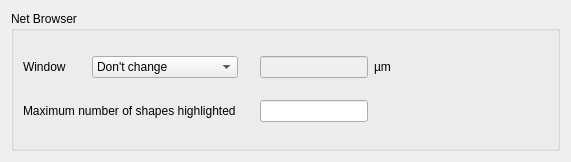
<?xml version="1.0" encoding="UTF-8"?>
<ui version="4.0">
 <class>NetlistBrowserConfigPage</class>
 <widget class="QFrame" name="NetlistBrowserConfigPage">
  <property name="geometry">
   <rect>
    <x>0</x>
    <y>0</y>
    <width>571</width>
    <height>162</height>
   </rect>
  </property>
  <property name="windowTitle">
   <string>Netlist Database Browser</string>
  </property>
  <layout class="QVBoxLayout" name="verticalLayout">
   <item>
    <widget class="QGroupBox" name="groupBox">
     <property name="title">
      <string>Net Browser</string>
     </property>
     <layout class="QGridLayout">
      <property name="leftMargin">
       <number>9</number>
      </property>
      <property name="topMargin">
       <number>9</number>
      </property>
      <property name="rightMargin">
       <number>9</number>
      </property>
      <property name="bottomMargin">
       <number>9</number>
      </property>
      <property name="spacing">
       <number>6</number>
      </property>
      <item row="0" column="2">
       <spacer>
        <property name="orientation">
         <enum>Qt::Horizontal</enum>
        </property>
        <property name="sizeType">
         <enum>QSizePolicy::Minimum</enum>
        </property>
        <property name="sizeHint" stdset="0">
         <size>
          <width>10</width>
          <height>20</height>
         </size>
        </property>
       </spacer>
      </item>
      <item row="0" column="1">
       <widget class="QComboBox" name="cbx_window">
        <item>
         <property name="text">
          <string>Don't change</string>
         </property>
        </item>
        <item>
         <property name="text">
          <string>Fit net with margin ..</string>
         </property>
        </item>
        <item>
         <property name="text">
          <string>Center net</string>
         </property>
        </item>
        <item>
         <property name="text">
          <string>Center net with size ..</string>
         </property>
        </item>
       </widget>
      </item>
      <item row="1" column="3">
       <widget class="QLineEdit" name="le_max_markers">
        <property name="sizePolicy">
         <sizepolicy hsizetype="Preferred" vsizetype="Fixed">
          <horstretch>0</horstretch>
          <verstretch>0</verstretch>
         </sizepolicy>
        </property>
       </widget>
      </item>
      <item row="0" column="0">
       <widget class="QLabel" name="textLabel1_2">
        <property name="text">
         <string>Window      </string>
        </property>
       </widget>
      </item>
      <item row="0" column="4">
       <widget class="QLabel" name="textLabel2">
        <property name="text">
         <string>µm</string>
        </property>
       </widget>
      </item>
      <item row="0" column="3">
       <widget class="QLineEdit" name="le_window">
        <property name="enabled">
         <bool>false</bool>
        </property>
        <property name="sizePolicy">
         <sizepolicy hsizetype="Preferred" vsizetype="Fixed">
          <horstretch>0</horstretch>
          <verstretch>0</verstretch>
         </sizepolicy>
        </property>
       </widget>
      </item>
      <item row="0" column="5" rowspan="2">
       <spacer>
        <property name="orientation">
         <enum>Qt::Horizontal</enum>
        </property>
        <property name="sizeHint" stdset="0">
         <size>
          <width>40</width>
          <height>20</height>
         </size>
        </property>
       </spacer>
      </item>
      <item row="1" column="0" colspan="3">
       <widget class="QLabel" name="label_2">
        <property name="text">
         <string>Maximum number of shapes highlighted</string>
        </property>
       </widget>
      </item>
     </layout>
    </widget>
   </item>
  </layout>
 </widget>
 <layoutdefault spacing="6" margin="11"/>
 <tabstops>
  <tabstop>cbx_window</tabstop>
  <tabstop>le_window</tabstop>
  <tabstop>le_max_markers</tabstop>
 </tabstops>
 <resources/>
 <connections/>
</ui>
